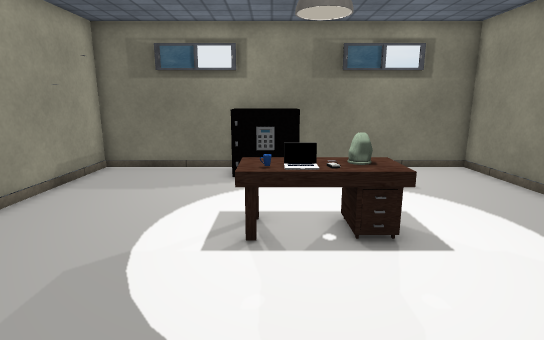
[1] (above)

12 first-person views from a walk through a Unity game level. The camera is 1.5 m above the floor, tilts 12° down and sees 80° across. Doors are open. The floor is counted in squares, 0.5 m on a side. Each view is taken from the middle of a square. On the plan, view 1 faces up. The plan holds only what a view shows up to about 20 squares ahead; the rest is blank. Some surface patterns are stand-ins.

[2]
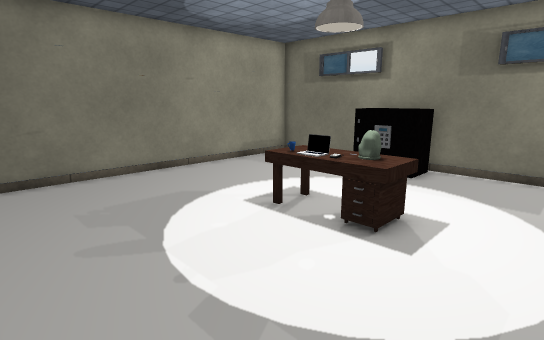

[3]
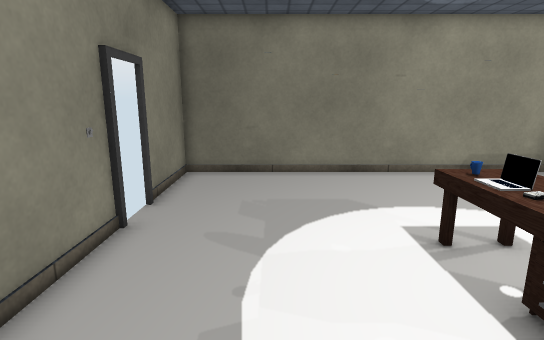

[4]
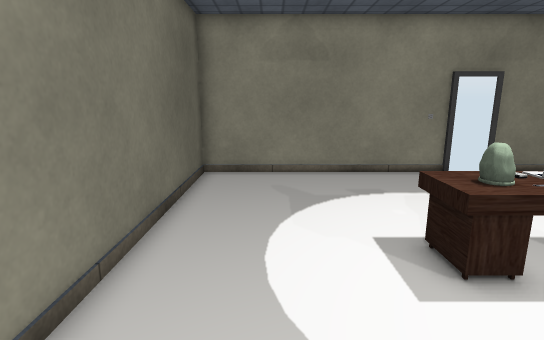

[5]
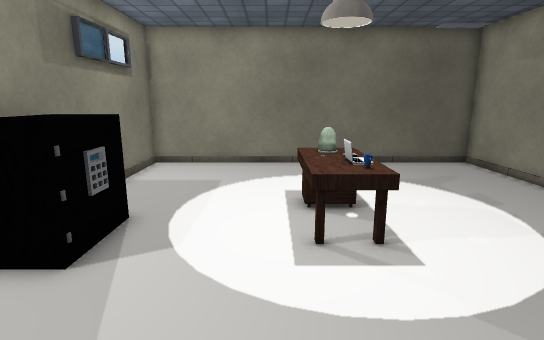

[6]
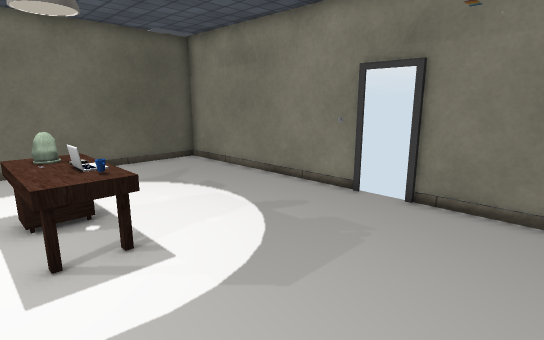

[7]
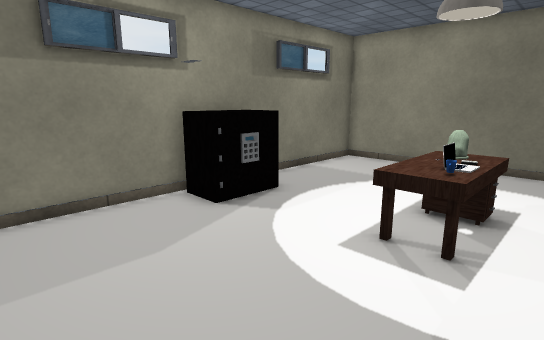

[8]
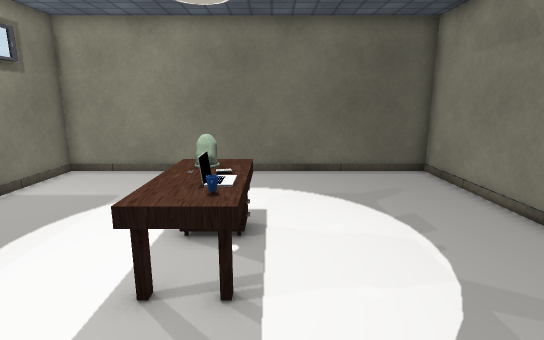

[9]
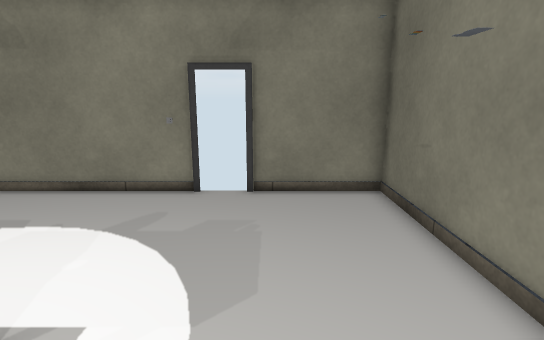

[10]
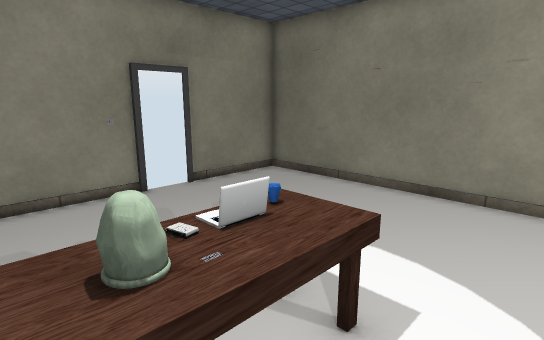

[11]
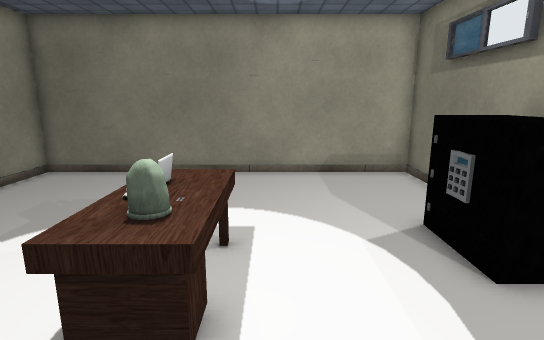

[12]
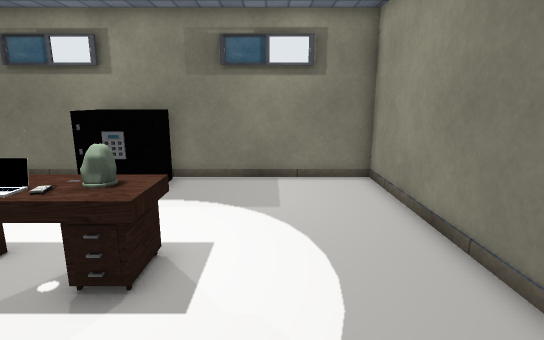

### Floor plan
Points are (right, up) in squares from view 1. A wall is a line through its corners. A room is listed if a view was taken in it or the views show most of it. See-through windows are left out.
Room 1 (views 1, 2, 3, 4, 5, 6, 7, 8, 9, 10, 11, 12)
walls: (1.1, 12.7) (-1.6, 12.7); (-0.9, 14.8) (-7.8, 14.8) (-7.8, -0.7) (-3.2, -0.7); (-1.4, -0.7) (9, -0.7) (9, 14.8) (1.1, 14.8)
low walls: (1.6, 6.5) (-0.8, 6.5) (-0.8, 8.2) (0.6, 8.2); (1.8, 7.5) (1.8, 8.1); (1.4, 8.2) (3, 8.2) (3, 6.5) (2.4, 6.5); (2.8, 8.2) (2.8, 6.5)
ways out: open door at (-2.5, -1)
objects: laptop (0, 7) to (1, 7); other object (1, 8); other object (2, 7)

Positions as (right, up) in squares from view 1, and headings:
1: (0, 0), facing up
2: (6, 0), facing up-left
3: (6, 3), facing left
4: (6, 13), facing down
5: (-7, 9), facing right
6: (-7, 9), facing down-right
7: (-7, 5), facing up-right
8: (-5, 6), facing right
9: (-4, 10), facing down
10: (3, 10), facing down-left
11: (6, 9), facing left
12: (5, 2), facing up
